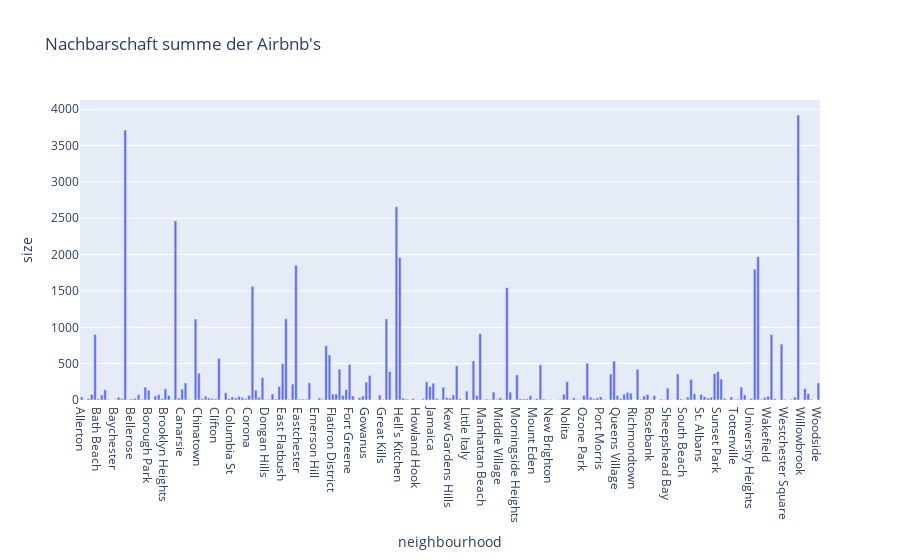

The notebook cell this image was saved under:
### Code cell
# Summe der Airbnb's in den Nachbarschaften neighborhood:
neighbourhood_size = airbnb_df.groupby("neighbourhood").size().reset_index(name='size')
fig_neighbourhood_size = px.bar(neighbourhood_size, x="neighbourhood", y = "size", title="Nachbarschaft summe der Airbnb's")
fig_neighbourhood_size

### Figure 1 — Plotly figure (JSON) as saved in the notebook; plotly's stock layout.template omitted (floating-point values rounded to 4 significant figures; data arrays with more than 128 entries replaced by an {"elided": "..."} marker saying what was removed)
{"data": [{"alignmentgroup": "True", "hovertemplate": "neighbourhood=%{x}<br>size=%{y}<extra></extra>", "legendgroup": "", "marker": {"color": "#636efa", "pattern": {"shape": ""}}, "name": "", "offsetgroup": "", "orientation": "v", "showlegend": false, "textposition": "auto", "type": "bar", "x": {"elided": "221 str values"}, "xaxis": "x", "y": {"elided": "221 int values"}, "yaxis": "y"}], "layout": {"barmode": "relative", "legend": {"tracegroupgap": 0}, "title": {"text": "Nachbarschaft summe der Airbnb's"}, "xaxis": {"anchor": "y", "domain": [0, 1], "title": {"text": "neighbourhood"}}, "yaxis": {"anchor": "x", "domain": [0, 1], "title": {"text": "size"}}}}
